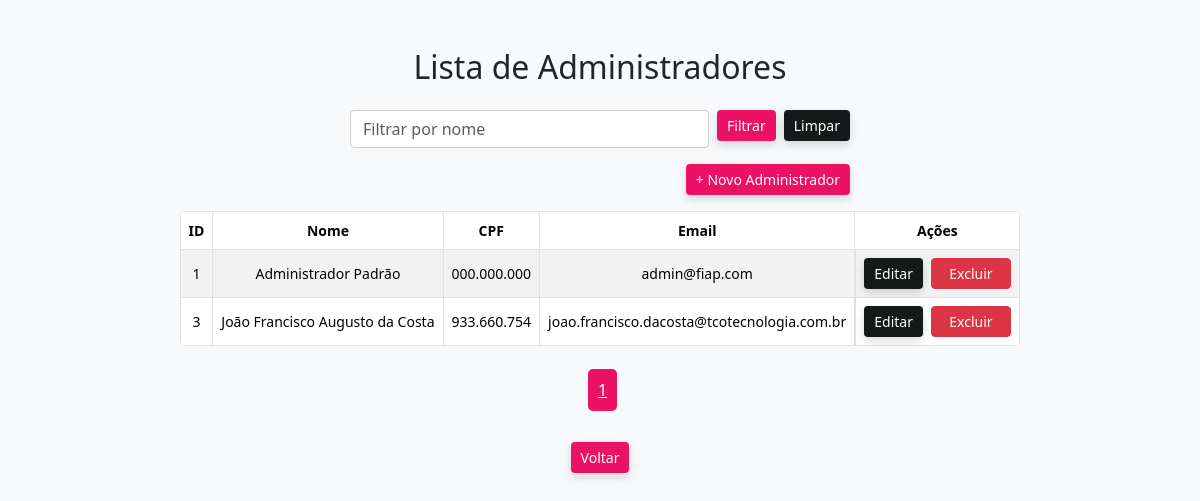
Page /index.php/Administrador (signed in) on the committed database.
### tables this page shows
CREATE TABLE `administradores` (
  `id_admin` int(11) NOT NULL,
  `nome` varchar(255) NOT NULL,
  `cpf` varchar(11) NOT NULL,
  `email` varchar(255) NOT NULL,
  `senha` varchar(255) NOT NULL,
  `criado_em` datetime DEFAULT current_timestamp()
);

### app/Core/Controller.php (called while the page is built, shortened)
<?php
class Controller {
    public function model($model) {
        $modelClass = "App\\Models\\$model";
        return new $modelClass();
    }
    public function view($view, $dados = []) {
        $viewPath = __DIR__ . "/../Views/$view.php";
        extract($dados);
        require $viewPath;
    }
}

### app/Controllers/AdministradorController.php (called while the page is built, shortened)
<?php
class AdministradorController extends Controller {
    public function index() {
        $adminModel = $this->model('Administrador');
        $administradores = $adminModel->listar();
        $filtroNome = $_GET['nome'] ?? null;
        if ($filtroNome) {
            $administradores = $adminModel->listarPorNome($filtroNome);
        } else {
            $administradores = $adminModel->listar();
        }
        $ordenacao = new OrdenacaoService();
        $adminsOrdenados = $ordenacao->ordenar($administradores, 'nome', 'asc');
        $paginaAtual = $_GET['pagina'] ?? 1;
        $resultadoPaginado = $ordenacao->paginar($adminsOrdenados, $paginaAtual, 10);
        $this->view('administradores/listar', ['administradores' => $resultadoPaginado]);
    }
}

### app/Core/App.php (called while the page is built, shortened)
<?php
class App {
    protected $controller = 'HomeController';
    protected $method = 'index';
    protected $routes = [
        'Home' => 'HomeController@index',
        'Aluno' => 'AlunoController@index',
        'Aluno/cadastrar' => 'AlunoController@cadastrar',
        'Aluno/atualizar' => 'AlunoController@atualizar',
        'Aluno/atualizarSenha' => 'AlunoController@atualizarSenha',
        'Aluno/deletar' => 'AlunoController@deletar',
        'Turma' => 'TurmaController@index',
        'Turma/cadastrar' => 'TurmaController@cadastrar',
        'Turma/deletar' => 'TurmaController@deletar',
        'Administrador' => 'AdministradorController@index',
        'Administrador/cadastrar' => 'AdministradorController@cadastrar',
        'Administrador/atualizar' => 'AdministradorController@atualizar',
        'Administrador/deletar' => 'AdministradorController@deletar',
        'Login' => 'LoginController@index',
        'Login/autenticar' => 'LoginController@autenticar',
        'Login/sair' => 'LoginController@sair',
        'Matricula/obterMatriculas' => 'MatriculaController@obterMatriculas',
        'Matricula/cadastrar' => 'MatriculaController@cadastrar',
        'Matricula/deletar' => 'MatriculaController@deletar',
    ];
    public function __construct() {
        $url = $this->parseUrl();
        $routeKey = implode('/', array_slice($url, 0, 2));
        if (array_key_exists($routeKey, $this->routes)) {
            $controllerMethod = explode('@', $this->routes[$routeKey]);
            $this->controller = $controllerMethod[0];
            $this->method = $controllerMethod[1];
        } else {
            $this->controller = isset($url[0]) ? ucfirst($url[0]) . 'Controller' : $this->controller;
            $this->method = isset($url[1]) ? $url[1] : $this->method;
            $this->params = array_slice($url, 2);
        }
        $this->params = array_slice($url, 2);
        $controller = new $controllerInstance;
        call_user_func_array([$controller, $this->method], $this->params);
    }
    public function parseUrl() {
        if (isset($_GET['url'])) {
            $url = rtrim($_GET['url'], '/');
            $url = filter_var($url, FILTER_SANITIZE_URL);
            return explode('/', $url);
        }
        return [];
    }
}

### public/index.php (called while the page is built, shortened)
<?php
require_once __DIR__ . '/../app/Helpers/url.php';
$app = new App();

### index.php (called while the page is built, shortened)
<?php
$root = str_replace('\\', '/', __DIR__);
$publicDir = $root . '/public';
require $publicDir . '/index.php';

### app/Helpers/url.php (called while the page is built)
<?php
if (!function_exists('url')) {
    function url(string $path = ''): string {
        $path = ltrim($path, '/');
        $base = defined('BASE_URL') ? rtrim(BASE_URL, '/') : '';
        return $base . '/index.php/' . $path;
    }
}
if (!function_exists('asset')) {
    function asset(string $path = ''): string {
        $path = ltrim($path, '/');
        $scriptName = str_replace('\\', '/', $_SERVER['SCRIPT_NAME']);
        $publicDir = rtrim(str_replace('index.php', '', $scriptName), '/');
        return $publicDir . '/public/assets/' . $path;
    }
}

### app/Core/Model.php (called while the page is built, shortened)
<?php
class Model
{
    public function __construct()
    {
        $dsn = "mysql:host=" . Config::$DB['host'] . ";dbname=" . Config::$DB['name'] . ";charset=utf8mb4";
        try {
            $this->conn = new PDO(
                $dsn,
                Config::$DB['user'],
                Config::$DB['pass'],
                [
                    PDO::MYSQL_ATTR_INIT_COMMAND => "SET NAMES utf8mb4"
                ]
            );
        } catch (PDOException $e) {
            die("Erro de conexão com o banco de dados: " . $e->getMessage());
        }
    }
}

### app/Models/Administrador.php (called while the page is built, shortened)
<?php
class Administrador extends Model
{
    public function listar() {
        $stmt = $this->conn->query("
            SELECT id_admin, nome, cpf, email
            FROM administradores
            ORDER BY id_admin DESC
        ");
        return $stmt->fetchAll(PDO::FETCH_ASSOC);
    }
}

### app/Views/administradores/listar.php (the view, shortened to what this page needs)
<!DOCTYPE html>
<html lang="pt-br">
<head>
    <link href="https://cdn.jsdelivr.net/npm/bootstrap@5.3.3/dist/css/bootstrap.min.css" rel="stylesheet">
    <link href="<?php echo asset('css/alunos.css') ?>" rel="stylesheet">
</head>
<body>
<div class="container my-5 d-flex flex-column align-items-center">
    <h2 class="mb-4">Lista de Administradores</h2>
    <form method="GET" action="<?php echo url('Administrador') ?>" class="d-flex gap-2 mb-3 w-100" style="max-width: 500px;">
        <input type="text" name="nome" class="form-control" placeholder="Filtrar por nome"
               value="<?php echo htmlspecialchars($_GET['nome'] ?? '') ?>" />
        <button type="submit" class="btn-pink">Filtrar</button>
        <a href="<?php echo url('Administrador') ?>" class="btn-gray">Limpar</a>
    </form>
    <div class="mb-3 w-100 text-end" style="max-width: 500px;">
        <a href="<?php echo url('Administrador/cadastrar') ?>" class="btn-pink">+ Novo Administrador</a>
    </div>
    <div class="table-responsive" style="max-width: 1000px;">
        <table class="table table-striped table-bordered text-center">
            <thead class="table-gray">
                <tr>
                    <th>ID</th>
                    <th>Nome</th>
                    <th>CPF</th>
                    <th>Email</th>
                    <th>Ações</th>
                </tr>
            </thead>
            <tbody>
                <?php foreach ($administradores['dados'] as $administrador){ ?>
                <tr>
                    <td><?php echo $administrador['id_admin'] ?></td>
                    <td><?php echo $administrador['nome'] ?></td>
                    <td><?php echo $administrador['cpf'] ?></td>
                    <td><?php echo $administrador['email'] ?></td>
                    <td class="d-flex justify-content-center gap-2">
                        <a href="<?php echo url('Administrador/atualizar/'.$administrador['id_admin']) ?>" class="btn-gray btn-sm">Editar</a>
                        <form method="POST" action="<?php echo url('Administrador/deletar/'.$administrador['id_admin']) ?>"
                              onsubmit="return confirm('Excluir este administrador?');">
                            <button type="submit" class="btn btn-danger btn-sm">Excluir</button>
                        </form>
                    </td>
                </tr>
                <?php } ?>
            </tbody>
        </table>
    </div>
    <nav class="mt-3">
        <ul class="pagination justify-content-center">
            <?php for ($i = 1; $i <= $administradores['total_paginas']; $i++){ ?>
                <li class="page-item <?php echo ($i == $administradores['pagina_atual']) ? 'active' : '' ?>">
                    <a class="page-pink" href="<?php echo url('Administrador?pagina='.$i) ?>"><?php echo $i ?></a>
                </li>
            <?php } ?>
        </ul>
    </nav>
    <div class="mt-4">
        <a href="<?php echo url('Home') ?>" class="btn-pink">Voltar</a>
    </div>
</div>
</body>
</html>

### public/assets/css/alunos.css (style rules this page uses)
body { font-family: 'Segoe UI', Tahoma, Geneva, Verdana, sans-serif; background-color: #f8f9fa; }
.table { background-color: white; border-radius: 5px; overflow: hidden; font-size: 14px; }
.table th, .table td { vertical-align: middle !important; }
.btn { min-width: 80px; }
.btn-pink, .btn-gray { display: inline-flex; justify-content: center; align-items: center; border-radius: 4px; font-weight: 400; box-shadow: 0 4px 10px rgba(0, 0, 0, 0.15); transition: all 0.2s ease-in-out; padding: 5px 10px; font-size: 14px; border: none; text-decoration: none; text-align: center; max-height: 31px; }
.btn-pink { background-color: #ED1165; color: white; }
.btn-gray { background-color: #15191A; color: white; }
.table-gray { background-color: #9b9b9b; color: white; }
.form-control { border-radius: 4px; }
.page-pink { background-color: #ED1165; padding: 10px; border-radius: 5px; color: #fff; margin-left: 5px; }
input.form-control { border: 1px solid #ccc; border-radius: 4px; }

### rows in the picture
administradores: id_admin "1", nome "Administrador Padrão", cpf "000.000.000", email "admin@fiap.com"
administradores: id_admin "3", nome "João Francisco Augusto da Costa", cpf "933.660.754", email "joao.francisco.dacosta@tcotecnologia.com.br"
